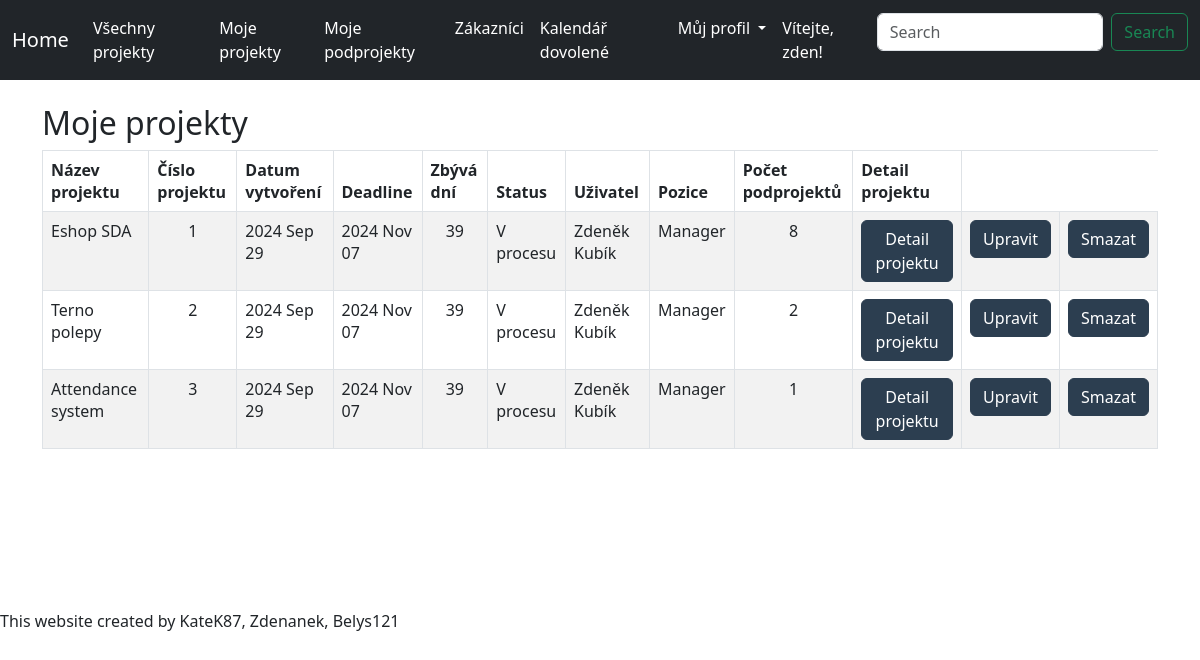
The page /navbar_contracts/ (signed in) on the database its author committed.
### viewer/models.py (models this page shows, shortened)
class Contract(Model):
    contract_name = CharField(max_length=100)
    created = DateTimeField(auto_now_add=True)
    user = ForeignKey(User, on_delete=DO_NOTHING, default=1)
    customer = ForeignKey(Customer, on_delete=DO_NOTHING, default=1)
    status_choices = [("0","V procesu"), ("1","Dokončeno"), ("2","Zrušeno")]
    status = CharField(max_length=64, choices=status_choices, default=status_choices[0])
    deadline = DateTimeField(default=datetime.now() + timedelta(days=30))
    def delta(self):
        return (self.deadline - self.created).days

class UserProfile(models.Model):
    user = models.OneToOneField(User, on_delete=models.CASCADE)
    position = models.ForeignKey(Position, on_delete=models.SET_NULL, null=True, blank=True)

class Position(models.Model):
    name = models.CharField(max_length=50)

### viewer/views.py (the view)
# urls.py: path('navbar_contracts/', ContractListView.as_view(), name='navbar_contracts'),
class ContractListView(ListView):
    model = Contract
    template_name = 'navbar_contracts.html'
    def get_queryset(self):
        if self.request.user.is_authenticated:
            contracts = Contract.objects.filter(user=self.request.user)
        else:
            contracts = Contract.objects.none()
        return sorted(contracts, key=lambda contract: contract.delta())

### viewer/templates/navbar_contracts.html (shortened to what this page needs)
{% load static %}
<html {% if LANGUAGE_CODE %}lang="{{ LANGUAGE_CODE }}" {% endif %}>
<head>
    <link rel="stylesheet" href="{% static 'style.css' %}">
    <link href="https://cdn.jsdelivr.net/npm/bootstrap@5.3.0/dist/css/bootstrap.min.css" rel="stylesheet">
</head>
<body>
    <nav class="navbar navbar-expand-lg navbar-dark bg-dark">
        <div class="container-fluid">
            <a class="navbar-brand" href="{% url 'homepage' %}">Home</a>
            <div class="collapse navbar-collapse" id="navbarSupportedContent">
                <ul class="navbar-nav me-auto mb-2 mb-lg-0">
                    <li class="nav-item">
                        <a class="nav-link" href="{% url 'navbar_contracts_all' %}">Všechny projekty</a>
                    </li>
                    <li class="nav-item">
                        <a class="nav-link" href="{% url 'navbar_contracts' %}">Moje projekty</a>
                    </li>
                    <li class="nav-item">
                        <a class="nav-link" href="{% url 'navbar_show_subcontracts' %}">Moje podprojekty</a>
                    </li>
                    <li class="nav-item">
                        <a class="nav-link" href="{% url 'navbar_customers' %}">Zákazníci</a>
                    </li>
                    <li class="nav-item">
                        <a class="nav-link" href="{% url 'calendar' %}">Kalendář dovolené</a>
                    </li>
                    <li class="nav-item dropdown">
                        <a class="nav-link dropdown-toggle" href="#" role="button" data-bs-toggle="dropdown" aria-expanded="false">
                            Můj profil
                        </a>
                    </li>
                </ul>
                <ul class="navbar-nav mb-2 mb-lg-0">
                    {% if user.is_authenticated %}
                        <li class="nav-item">
                            <a class="nav-link">Vítejte, {{ user.username }}!</a>
                        </li>
                    {% endif %}
                </ul>
                <form class="d-flex" role="search">
                    <input class="form-control me-2" type="search" placeholder="Search" aria-label="Search">
                    <button class="btn btn-outline-success" type="submit">Search</button>
                </form>
            </div>
        </div>
    </nav>
<br>
<div class="container">
        {% include 'my_contracts.html' with contracts=object_list %}
    </div>
    <br>
    <br>
    <br>
    <br>
    <br>
    <br>
    {% block scripts %}
     This website created by KateK87, Zdenanek, Belys121
    {% endblock %}
</body>
</html>

### viewer/templates/my_contracts.html
{% load static %}
<h2>Moje projekty</h2>
<table class="table table-striped table-bordered">
    <thead>
    <link rel="stylesheet" href="{% static 'buttons.css' %}">
        <tr>
            <th>Název projektu</th>
            <th>Číslo projektu</th>
            <th>Datum vytvoření</th>
            <th>Deadline</th>
            <th>Zbývá dní</th>
            <th>Status</th>
            <th>Uživatel</th>
            <th>Pozice</th>
            <th>Počet podprojektů</th>
            <th>Detail projektu</th>
        </tr>
    </thead>
    <tbody>
        {% for contract in contracts %}
        <tr class="{% if contract.delta <= 0 %}table-danger{% elif contract.delta <= 7 %}table-warning{% endif %}">
            <td>{{ contract.contract_name }}</td>
            <td align="center">{{ contract.id }}</td>
            <td>{{ contract.created|date:"Y M d" }}</td>
            <td>{{ contract.deadline|date:"Y M d" }}</td>
            <td align="center">{{ contract.delta }}</td>
            <td>{{ contract.get_status_display }}</td>
            <td>{{ contract.user.first_name }} {{ contract.user.last_name }}</td>
            <td>
                {% if contract.user.userprofile.position %}
                    {{ contract.user.userprofile.position.name }}
                {% else %}
                    Žádná pozice
                {% endif %}
            </td>
            <td align="center">{{ contract.subcontracts.count }}</td>
            <td>
                <a href="{% url 'contract_detail' contract.id %}" class="btn btn-custom">Detail projektu</a>
            </td>
            <td>
                <a href="{% url 'contract_update' contract.pk %}" class="btn btn-custom">Upravit</a>
            </td>
            <td>
                <a href="{% url 'contract_delete' contract.pk %}" class="btn btn-custom">Smazat</a>
            </td>
        </tr>
        {% empty %}
        <tr>
            <td colspan="6">Žádné projekty nejsou dostupné.</td>
        </tr>
        {% endfor %}
    </tbody>
</table>

### viewer/static/style.css (style rules this page uses)
.navbar { background-color: #343a40; }
.navbar-brand, .nav-link { color: #ffffff !important; }

### viewer/static/buttons.css (style rules this page uses)
.btn-custom { background-color: #2C3E50; color: #fff; border-color: #2C3E50; }

### rows shown on the page
Contract: contract_name "Eshop SDA", id "1", created "2024 Sep 29", deadline "2024 Nov 07", delta "39", status "V procesu", user.first_name "Zdeněk", user.last_name "Kubík", user.userprofile.position.name "Manager", subcontracts.count "8"
Contract: contract_name "Terno polepy", id "2", created "2024 Sep 29", deadline "2024 Nov 07", delta "39", status "V procesu", user.first_name "Zdeněk", user.last_name "Kubík", user.userprofile.position.name "Manager", subcontracts.count "2"
Contract: contract_name "Attendance system", id "3", created "2024 Sep 29", deadline "2024 Nov 07", delta "39", status "V procesu", user.first_name "Zdeněk", user.last_name "Kubík", user.userprofile.position.name "Manager", subcontracts.count "1"

### other values the page prints
{{ user.username }} "zden"
